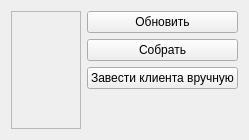
<?xml version="1.0" encoding="UTF-8"?>
<ui version="4.0">
  <class>ClientsView</class>
  <widget class="QFrame" name="clients">
    <layout class="QHBoxLayout" name="main_layout">
      <item>
        <widget class="QScrollArea" name="scroll_area">
          <property name="widgetResizable">
            <bool>true</bool>
          </property>
          <widget class="QWidget" name="scrollAreaWidgetContents">
            <layout class="QVBoxLayout" name="items_layout">
              <!-- client.ui items here-->
            </layout>
          </widget>
       </widget>
      </item>
      <item>
        <layout class="QVBoxLayout" name="buttons_layout">
          <item>
            <widget class="QPushButton" name="refresh_button">
              <property name="text">
                <string>Обновить</string>
              </property>
            </widget>
          </item>
          <item>
            <widget class="QPushButton" name="start_button">
              <property name="text">
                <string>Собрать</string>
              </property>
            </widget>
          </item>
          <item>
            <widget class="QPushButton" name="add_one_button">
              <property name="text">
                <string>Завести клиента вручную</string>
              </property>
            </widget>
          </item>
          <item>
            <spacer name="vertical_spacer">
              <property name="orientation">
               <enum>Qt::Vertical</enum>
              </property>
              <property name="sizeHint" stdset="0">
                <size>
                  <width>20</width>
                  <height>40</height>
                </size>
              </property>
            </spacer>
          </item>
        </layout>
      </item>
    </layout>
  </widget>
</ui>
